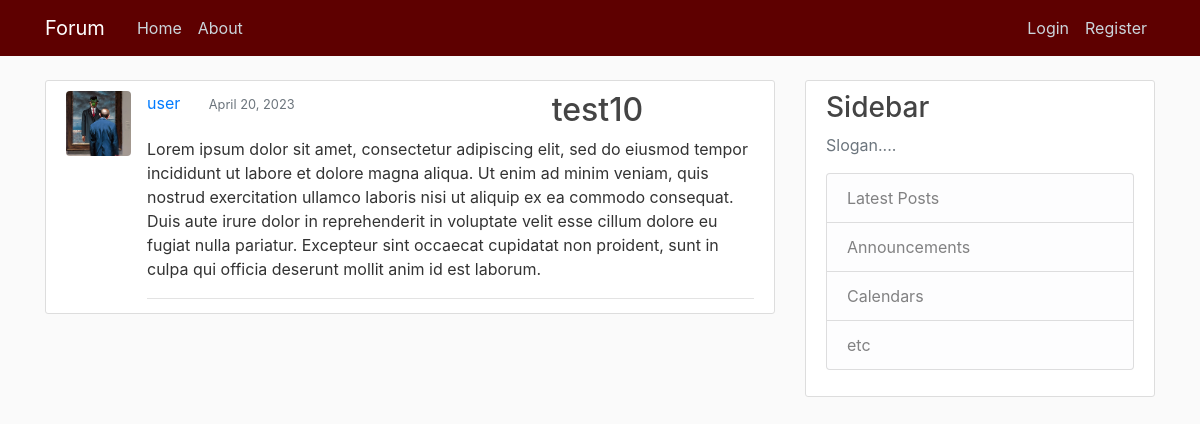
The app's page /post/38/ with its own data.
### blog/models.py (models this page shows, shortened)
class Post(models.Model):
    title = models.CharField(max_length=150)                    # Title field for 150 characters
    content = models.TextField()                                # Text field
    date_posted = models.DateTimeField(default=timezone.now)    # Time Stamp for the defaults Time Zone
    author = models.ForeignKey(User, on_delete=models.CASCADE)  # User if User gets delete, so are its Posts

### users/models.py (models this page shows, shortened)
class Profile(models.Model):
    user = models.OneToOneField(User, on_delete=models.CASCADE)
    image = models.ImageField(default='default.png' or 'default_a', upload_to='profile_img')

### blog/views.py (the view)
# urls.py: path('post/<int:pk>/', PostDetailView.as_view(), name='post-detail'),
class PostDetailView(DetailView):
    model = Post

### blog/templates/blog/post_detail.html (shortened to what this page needs)
{% extends "blog/base.html" %}
{% block content %}
    <article class="media content-section">
        <img class="rounded img-frame" src="{{ object.author.profile.image.url }}" alt="">
        <div class="media-body">
        <div class="row no-gutters article-metadata">
            <div class="col-12 col-sm-6 col-md-8">
            <a class="mr-4" href="#">{{ object.author }}</a>
            <small class="text-muted">{{ object.date_posted|date:"N d, Y" }}</small>
        </div>
        <h2 class="article-title">{{ object.title }}</h2>
        <p class="article-content">{{ object.content }}</p>
        </div>
    </article>
{% endblock %}

### blog/static/css/style.css (style rules this page uses)
body { background: #fafafa; color: #333333; margin-top: 5rem; }
h1, h2, h3, h4, h5, h6 { color: #444444; }
.content-section { background: #ffffff; padding: 10px 20px; border: 1px solid #dddddd; border-radius: 3px; margin-bottom: 20px; }
.article-title { color: #444444; }
.article-content { white-space: pre-line; }
.img-frame { height: 65px; width: 65px; margin-right: 16px; }
.article-metadata { padding-bottom: 1px; margin-bottom: 4px; border-bottom: 1px solid #e3e3e3 }

### records on screen
Post: author.profile.image (placeholder picture), author "user", date_posted "April 20, 2023", title "test10", content "Lorem ipsum dolor sit amet, consectetur adipiscing elit, sed do eiusmod tempor incididunt ut labore et dolore magna aliqua. Ut enim ad minim veniam, quis nostrud exercitation ullamco laboris nisi ut aliquip ex ea commodo consequat. Duis aute irure dolor in reprehenderit in voluptate velit esse cillum dolore eu fugiat nulla pariatur. Excepteur sint occaecat cupidatat non proident, sunt in culpa qui officia deserunt mollit anim id est laborum."
